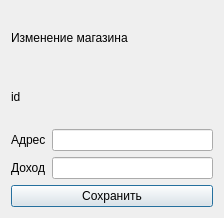
<?xml version="1.0" encoding="UTF-8"?>
<ui version="4.0">
 <class>createShop</class>
 <widget class="QDialog" name="createShop">
  <property name="geometry">
   <rect>
    <x>0</x>
    <y>0</y>
    <width>224</width>
    <height>218</height>
   </rect>
  </property>
  <property name="windowTitle">
   <string>Dialog</string>
  </property>
  <layout class="QHBoxLayout" name="horizontalLayout">
   <item>
    <layout class="QVBoxLayout" name="WindowCShop">
     <item>
      <layout class="QVBoxLayout" name="Window2CShop">
       <item>
        <layout class="QVBoxLayout" name="LabelCShop">
         <item>
          <widget class="QLabel" name="labelShop">
           <property name="text">
            <string>Изменение магазина</string>
           </property>
          </widget>
         </item>
         <item>
          <widget class="QLabel" name="id_Shop">
           <property name="text">
            <string>id</string>
           </property>
          </widget>
         </item>
        </layout>
       </item>
       <item>
        <layout class="QHBoxLayout" name="ShopAdd">
         <item>
          <widget class="QLabel" name="labelAddShop">
           <property name="text">
            <string>Адрес</string>
           </property>
          </widget>
         </item>
         <item>
          <widget class="QLineEdit" name="lineAddShop"/>
         </item>
        </layout>
       </item>
       <item>
        <layout class="QHBoxLayout" name="ShopIncome">
         <item>
          <widget class="QLabel" name="labelShopIncome">
           <property name="text">
            <string>Доход</string>
           </property>
          </widget>
         </item>
         <item>
          <widget class="QLineEdit" name="ShopIncome_2"/>
         </item>
        </layout>
       </item>
      </layout>
     </item>
     <item>
      <widget class="QPushButton" name="pushButton">
       <property name="text">
        <string>Сохранить</string>
       </property>
      </widget>
     </item>
    </layout>
   </item>
  </layout>
 </widget>
 <resources/>
 <connections/>
</ui>
